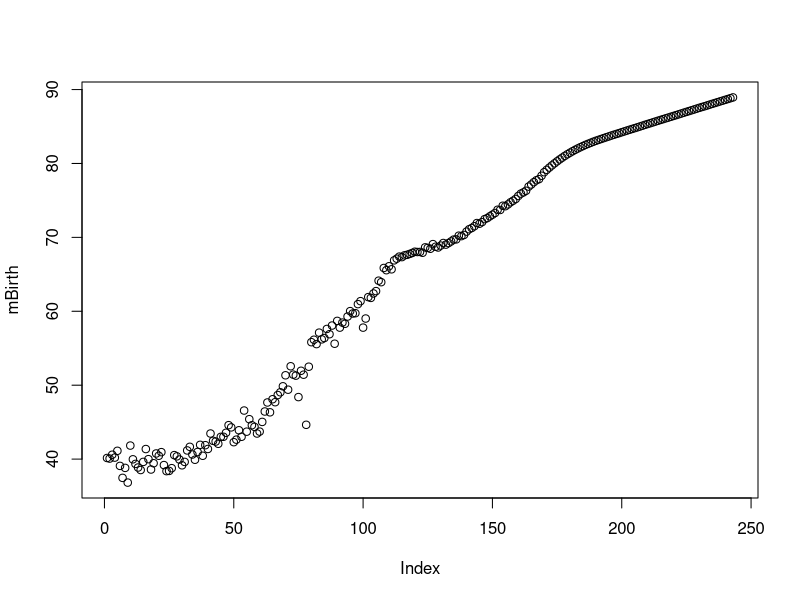
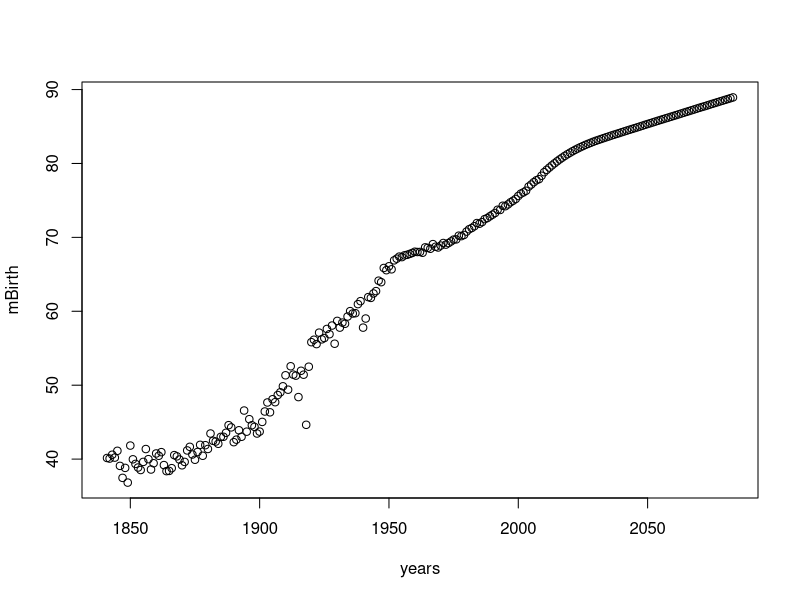
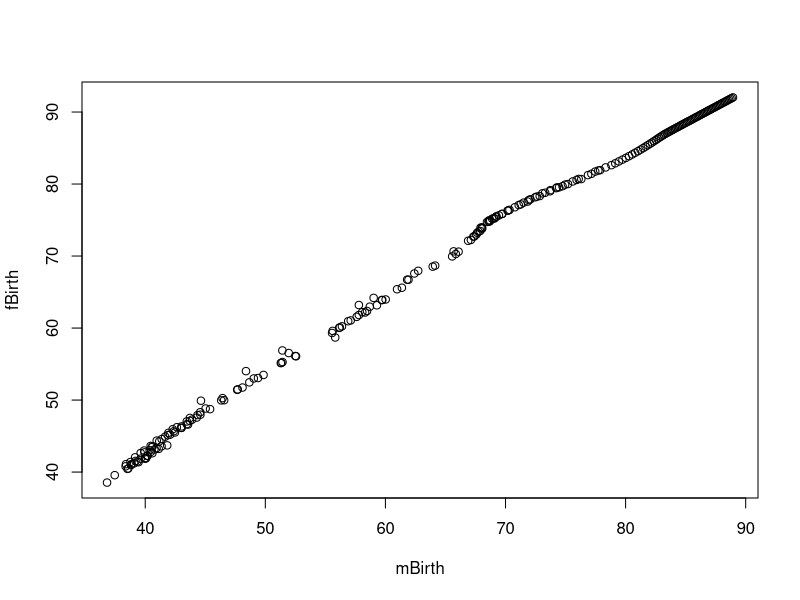
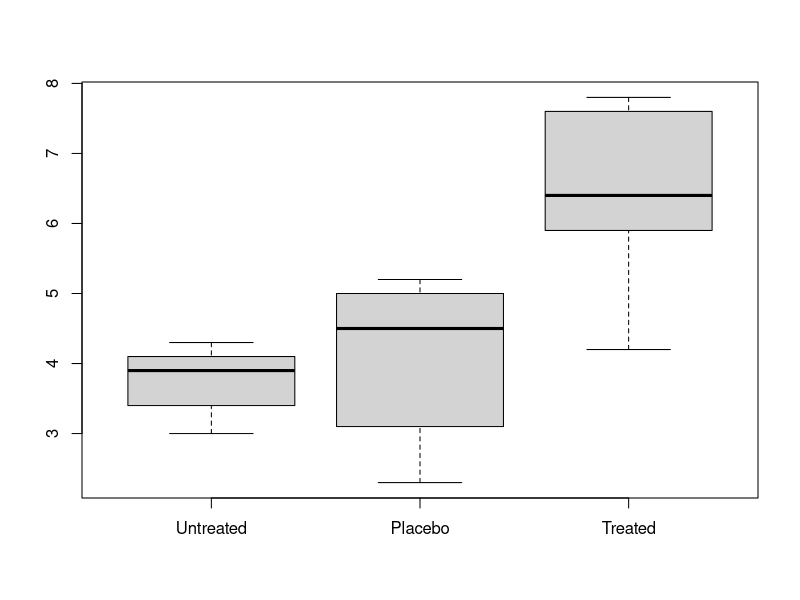
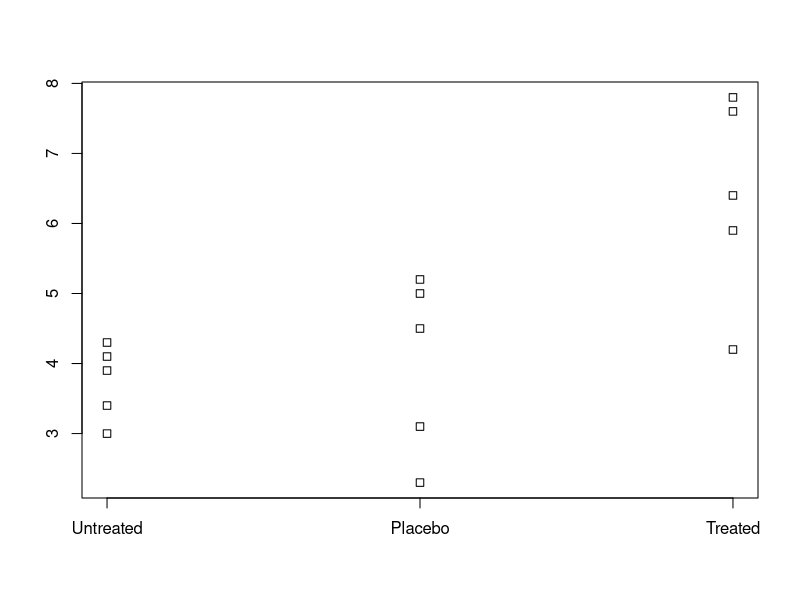
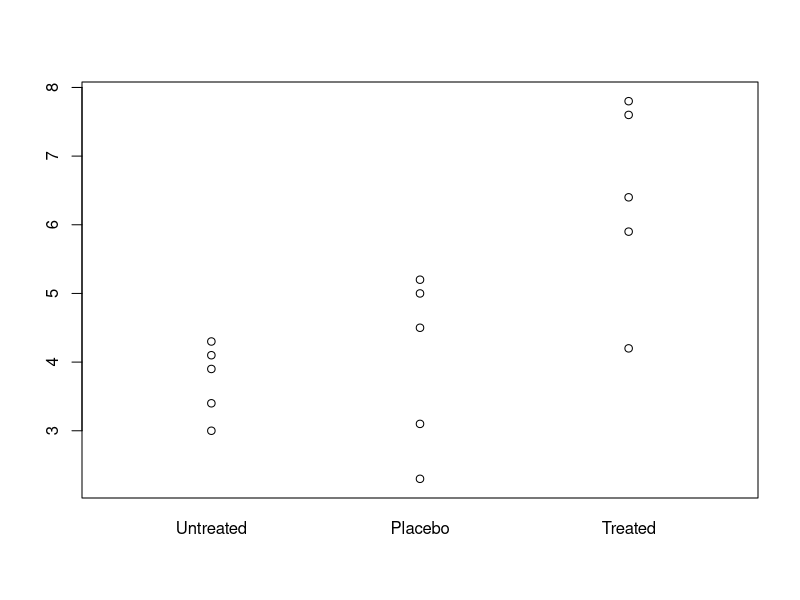
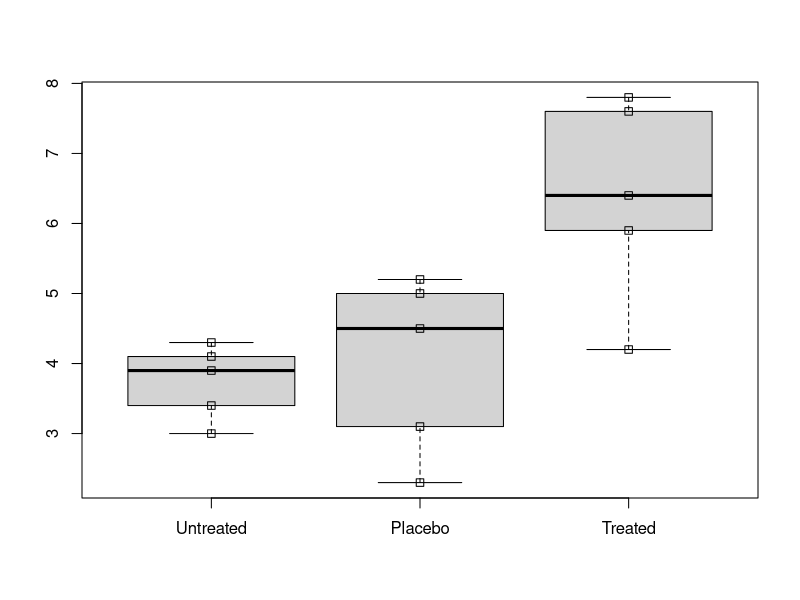
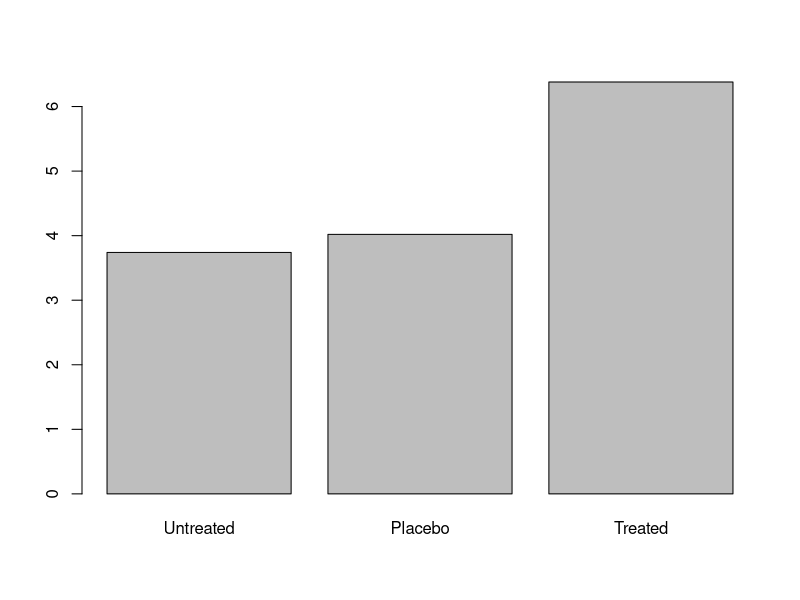

Reproduce these figures in R, in order.
## ---- chunk 1
birth <- read.delim("data/UKBirthRate.tsv")

## ---- chunk 2
head(birth)
dim(birth)
## ---- chunk 3
summary(birth)
str(birth)
## ---- chunk 4
birth[1:10,1]
## ---- chunk 5
birth[1,]
birth[,1]
## ---- chunk 6
dim(birth)
birth[1,]
dim(birth)
## ---- chunk 7
mBirth <- birth[,2]
mBirth
## ---- chunk 8
mBirth <- birth$Male.babies
mBirth
## ---- chunk 9
plot(mBirth)
## ---- chunk 10
years <- birth$Age
plot(years, mBirth)
## ---- chunk 11
fBirth <- birth$Female.babies

plot(mBirth, fBirth)
## ---- chunk 12
data <- read.delim("PrismExamples/Column/Plasma level of GP-14858.txt")
data
## ---- chunk 13
boxplot(data)
## ---- chunk 14
stripchart(data,vertical=TRUE)
## ---- chunk 15
library(beeswarm)
beeswarm(data,vertical=TRUE)
## ---- chunk 16
boxplot(data)
stripchart(data,vertical=TRUE,add=TRUE)

## ---- chunk 17
summary(data)
## ---- chunk 18
barplot(colMeans(data))
